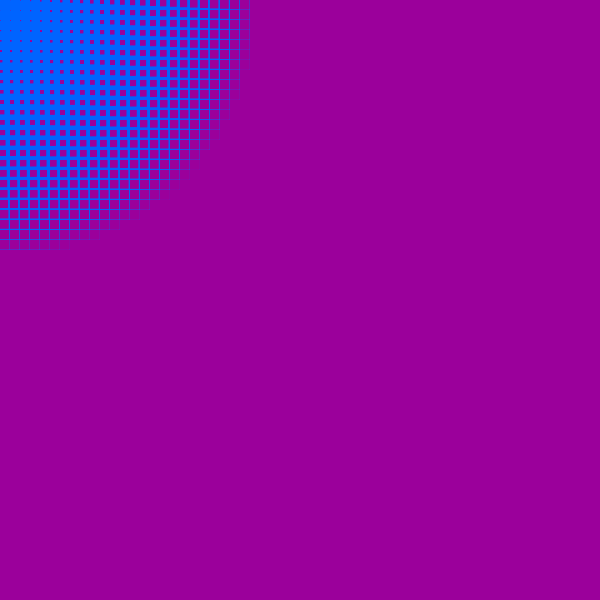
Frame 1 (no input)
Frame 60 (the mouse pressed at the canvas centre just before this capture): identical to frame 1, image omitted
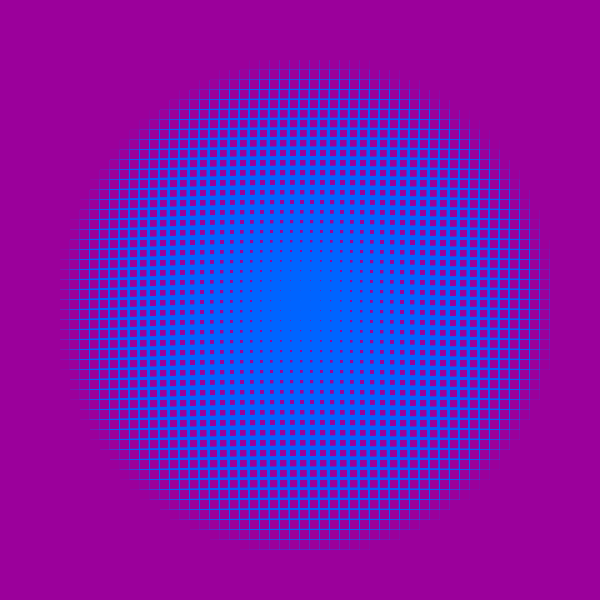
Frame 120 (the mouse held since frame 60 and released just before this capture)

The Processing sketch that drew these frames (run headless with seeded random() and noise(); from frame 60 on, the mouse is pressed at the canvas centre):

// Processing sketch: sketch_240618c
// ── sketch_240618c.pde
void setup() {
  size(600, 600);
  noStroke();
  fill(155, 0, 155);
}

void draw() {
  background(0, 100, 255);

  for (int y = 0; y <= 600; y += 10) {
    for (int x = 0; x <= 600; x += 10) {
      float d = dist(x, y, mouseX, mouseY);
      float sz = d * 0.04;

      square(x, y, sz);
    }
  }
}
